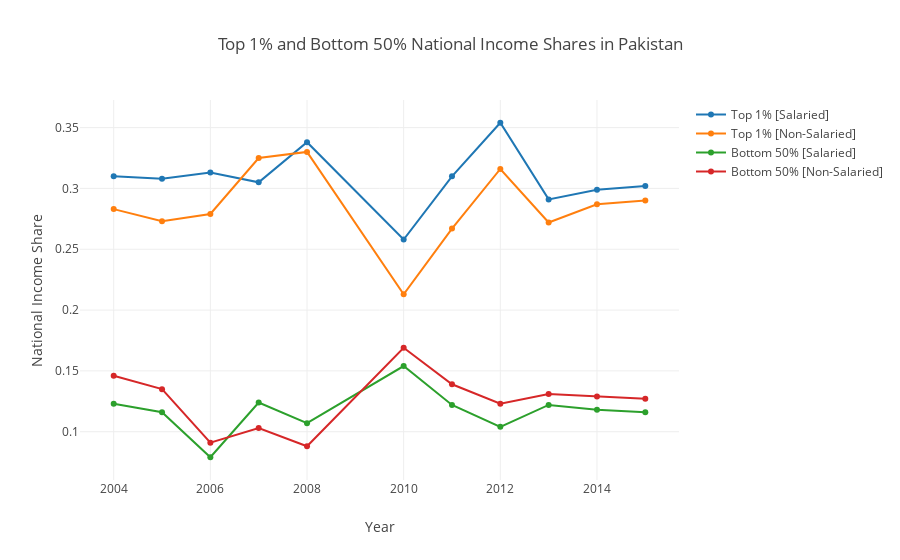

The code cell stored with this chart in its notebook:
### Code cell
bottom_50_trace_salaried = go.Scatter(
    x = years,
    y = bottom_50_income_shares_salaried,
    name = 'Bottom 50% [Salaried]'
)

bottom_50_trace_nonsalaried = go.Scatter(
    x = years,
    y = bottom_50_income_shares_nonsalaried,
    name = 'Bottom 50% [Non-Salaried]'
)

layout = dict(title = 'Top 1% and Bottom 50% National Income Shares in Pakistan',
              xaxis = dict(title = 'Year'),
              yaxis = dict(title = 'National Income Share'),
              )
data = [top_1_trace_salaried, top_1_trace_nonsalaried, bottom_50_trace_salaried, bottom_50_trace_nonsalaried]
top1_bottom50_share = plotly.offline.iplot({
    "data": data,
    "layout": layout
})
top1_bottom50_share

### Figure 1 — Plotly figure (JSON) as saved in the notebook; plotly's stock layout.template omitted (floating-point values rounded to 4 significant figures)
{"data": [{"name": "Top 1% [Salaried]", "type": "scatter", "x": [2004, 2005, 2006, 2007, 2008, 2010, 2011, 2012, 2013, 2014, 2015], "y": [0.31, 0.308, 0.313, 0.305, 0.338, 0.258, 0.31, 0.354, 0.291, 0.299, 0.302]}, {"name": "Top 1% [Non-Salaried]", "type": "scatter", "x": [2004, 2005, 2006, 2007, 2008, 2010, 2011, 2012, 2013, 2014, 2015], "y": [0.283, 0.273, 0.279, 0.325, 0.33, 0.213, 0.267, 0.316, 0.272, 0.287, 0.29]}, {"name": "Bottom 50% [Salaried]", "type": "scatter", "x": [2004, 2005, 2006, 2007, 2008, 2010, 2011, 2012, 2013, 2014, 2015], "y": [0.123, 0.116, 0.079, 0.124, 0.107, 0.154, 0.122, 0.104, 0.122, 0.118, 0.116]}, {"name": "Bottom 50% [Non-Salaried]", "type": "scatter", "x": [2004, 2005, 2006, 2007, 2008, 2010, 2011, 2012, 2013, 2014, 2015], "y": [0.146, 0.135, 0.091, 0.103, 0.088, 0.169, 0.139, 0.123, 0.131, 0.129, 0.127]}], "layout": {"title": "Top 1% and Bottom 50% National Income Shares in Pakistan", "xaxis": {"title": "Year"}, "yaxis": {"title": "National Income Share"}}}
